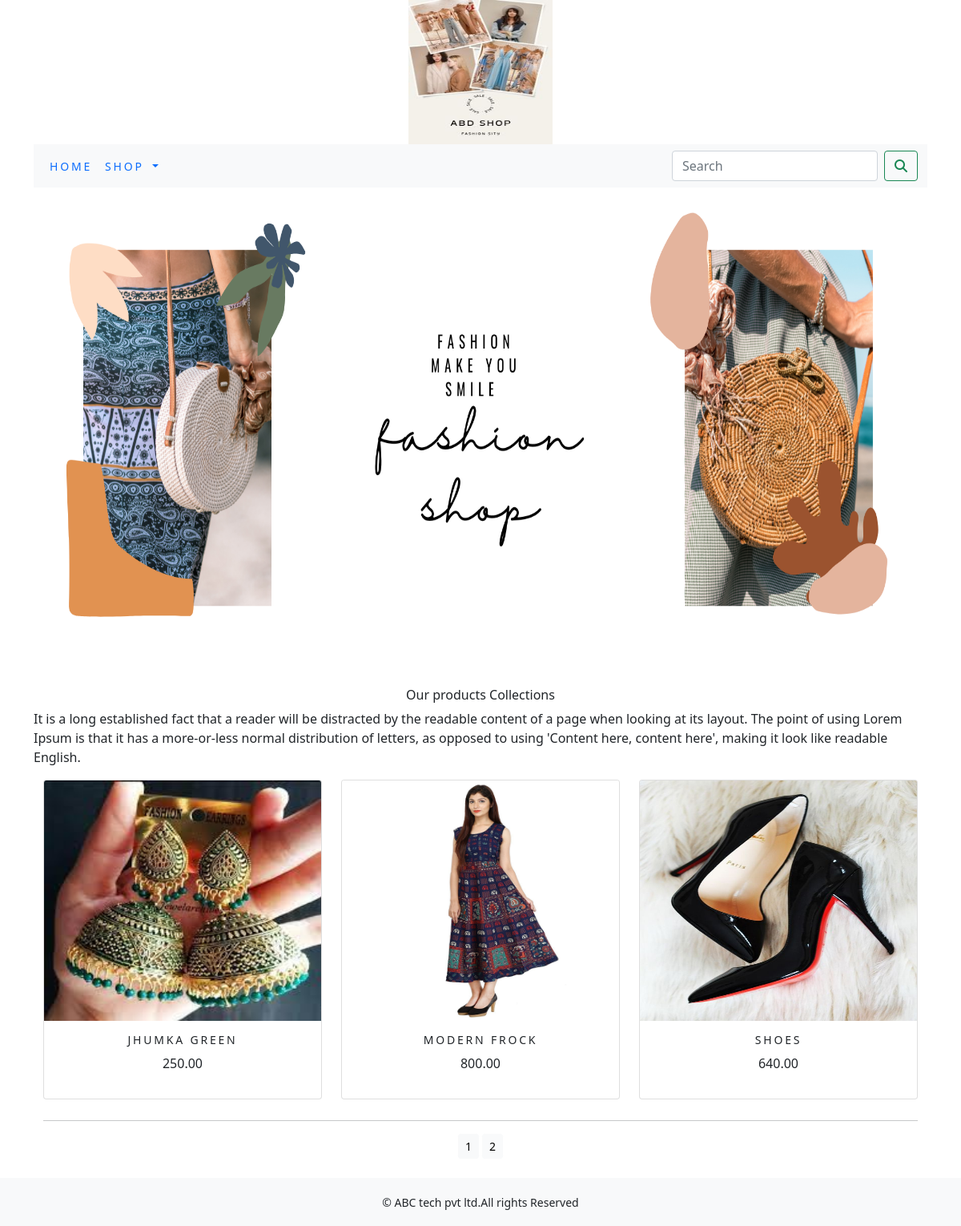
Screenshot of /shop/?page=2 with the database file from the repository.
### shop/models.py (models this page shows, shortened)
class Product(models.Model):
    name=models.CharField(max_length=250,unique=True)
    slug=models.SlugField(max_length=250,unique=True)
    description=models.TextField(blank=True)
    price=models.DecimalField(max_digits=10,decimal_places=2)
    category=models.ForeignKey(Category,on_delete=models.CASCADE)
    image=models.ImageField(upload_to='product',blank=True)
    stock=models.IntegerField()
    available=models.BooleanField(default=True)
    created=models.DateTimeField(auto_now_add=True)
    updated=models.DateTimeField(auto_now=True)
    def get_url(self):
        return reverse('shop:prodCatdetail',args=[self.category.slug,self.slug])
    class Meta:
        ordering=('name',)
        verbose_name='product'
        verbose_name_plural='products'

### shop/views.py (the view)
# urls.py: path('',views.allProdCat,name='allProdCat'),
def allProdCat(request,c_slug=None):
    c_page=None
    products_list=None
    if c_slug!=None:
       c_page=get_object_or_404(Category,slug=c_slug)
       products_list=Product.objects.all().filter(category=c_page,available=True)
    else:
        products_list=Product.objects.all().filter(available=True)
    paginator=Paginator(products_list,6)
    try:
        page=int(request.GET.get('page','1'))
    except:
       page=1
    try:
       products=paginator.page(page)
    except (EmptyPage,InvalidPage):
        products=Paginator.page(Paginator.num_Pages)
    return render(request,"category.html",{'category':c_page,'products':products})

### cart/context_processors.py (called while the page is built)
def counter(request):
    item_count=0
    if 'admin' in request.path:
        return{}
    else:
        try:
            cart=Cart.objects.filter(cart_id=_cart_id(request))
            car_items=CartItem.objects.all().filter(cart=cart[:1])
            for cart_item in car_items:
                item_count += cart_item.quantity
        except Cart.DoesNotExist:
            item_count =0
    return dict(item_count=item_count)

### cart/views.py (called while the page is built)
def _cart_id(request):
    cart=request.session.session_key
    if not cart:
        cart=request.session.create()
    return cart

### shop/context_processors.py (called while the page is built)
def menu_links(request):
    links=Category.objects.all()
    return dict(links=links)

### shop/models.py (called while the page is built)
    def get_url(self):
        return reverse('shop:products_by_category',args=[self.slug])

### template/category.html (shortened to what this page needs)
{% extends 'base.html' %}
{% load static %}
{% block content %}
<div class="mx_auto">
    {% if category %}
      <img class="my_image" src="{{category.image.url}}" alt="{{category.name}}" style="width:100%; height:600px;">
</div>
     <br>
<div>
       <h1 class="text-center my_title">{{category.name}}</h1>
       <p class="text-justify">{{category.description}}</p>
</div>
  {% else %}
<div>
<img class="my_image my_image_padding "src="{% static 'img/banner.jpg' %}" alt="our products" style="width:100%; height:600px;">
</div>
<br>
<div>
    <h1 class="text-center my_title">Our products Collections</h1>
    <P class="text-justify">It is a long established fact that a reader will be distracted by the readable content of a page when looking at its layout. The point of using Lorem Ipsum is that it has a more-or-less normal distribution of letters, as opposed to using 'Content here, content here', making it look like readable English.</P>
</div>
    {% endif %}
<div class="container">
    <div class="row mx_auto">
        {% for product in products.object_list %}
    <div class="my_bottom_margin col_9 col-sm-12 col-md-4  xol-lg-4">
         <div class="card text-center" style="min-width:18rem;">
             <a href="{{product.get_url}}"><img class="card-img-top my_image" src="{{product.image.url}}" alt="{{product.name}}" style="width:100%; height:300px;"></a>
         <div class="card-body">
             <h4>{{product.name}}</h4>
             <p>{{product.price}}<p>
         </div>
         </div>
      </div>
      {% endfor %}
</div>
    <div class="mx-auto">
        {% if products.paginator.num_pages > 1 %}
       <hr>
        <div class="text-center">
            {% for pg in products.paginator.page_range %}
               <a href="?page={{pg}}" class="btn btn-light btn-sm {% if products.number == pg %} active {% endif %}">{{pg}}</a>
            {% endfor %}
    </div>
         {% endif %}
    </div>
    </div>
    <br>
</div>
{% endblock %}

### static/css/custom.css (style rules this page uses)
body { font-family: 'Roboto', sans-serif; }
.my_image { width:100%; height:auto; }
.my_title { font-size:16px; text_transform:uppercase; }
.my_image_padding { padding:5px; }
.my_bottom_margin { margin-bottom:10px; }
.card-body h4 { font-size:14px; text-transform:uppercase; letter-spacing:.2em }

### rows the page displays
Product: image (picture), name "JHUMKA GREEN", price "250.00"
Product: image (picture), name "MODERN FROCK", price "800.00"
Product: image (picture), name "SHOES", price "640.00"

### other values shown
{{ pg }} "1" "2"
